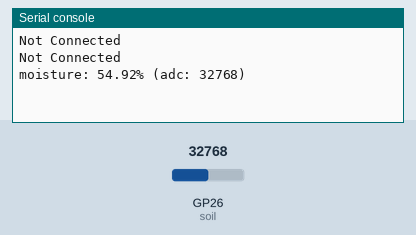
This program was run on a simulated Raspberry Pi Pico running MicroPython. On the bench: the last lines printed to the serial console. The inputs (shaded band) are chosen by the test bench; at power-on: GP26 (soil) = 32768 (analog values on the 0–65535 scale). WiFi joins after 1.5 s; no MQTT or app messages arrive unless stated.

Above: at 3.2 s.
3.3 s: GP26 (soil) set to 45874
At 4.7 s:
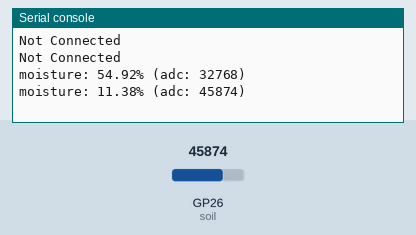
4.8 s: GP26 (soil) set to 49955
At 7.0 s:
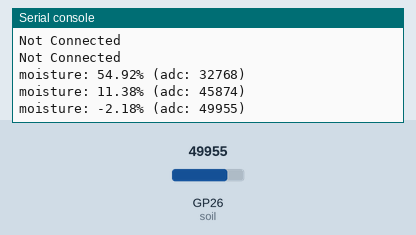
Timing chart, 0 to 8.5 s (numbered marks = the images above; inputs shaded):
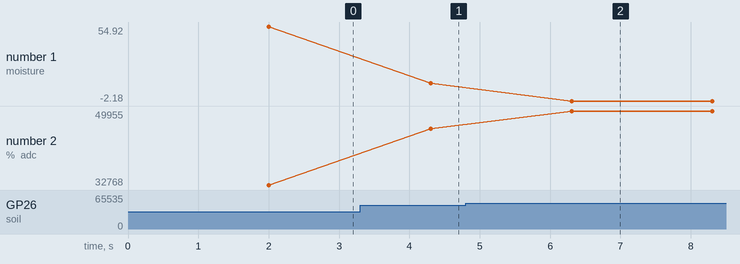

Measured:
- after the input at 3.3 s, the serial console: prints a new line after 1.0 s (image 1)
- after the input at 4.8 s, the serial console: prints a new line after 1.5 s (image 2)
- plotted number 1: 54.92 → 11.38 after the input at 3.3 s, 11.38 → -2.18 after the input at 4.8 s
- plotted number 2: 32768 → 45874 after the input at 3.3 s, 45874 → 49955 after the input at 4.8 s

The program:

main.py
```python
# import required modules
from machine import ADC, Pin
import utime
from time import *
import network
import struct
import BlynkLib
from machine import I2C, Pin


# WiFi credentials
WIFI_SSID = "IoTSoilProject"
WIFI_PASSWORD = "SoilMoisture"

# Blynk authentication token
BLYNK_AUTH = "6P1KZIx2IXc_UYRybGMi4I-HMI3Z06Ka"

# Connect to WiFi network
wifi = network.WLAN(network.STA_IF)
wifi.active(True)
wifi.connect(WIFI_SSID, WIFI_PASSWORD)

# Wait for the connection to be established
while not wifi.isconnected():
    sleep(1)
    print("Not Connected")

# use variables instead of numbers:
soil = ADC(Pin(26)) # Soil moisture PIN reference

#Calibraton values
min_moisture=19200
max_moisture=49300

readDelay = 2 # delay between readings
'''
wlan = network.WLAN(network.STA_IF)
wlan.active(True)
wlan.connect("IoTSoilProject","SoilMoisture")
'''

# Blynk authentication token
#BLYNK_AUTH = "6P1KZIx2IXc_UYRybGMi4I-HMI3Z06Ka"

'''
# connect the network
wait = 10
while wait > 0:
    if wlan.status() < 0 or wlan.status() >= 3:
        break
    wait -= 1
    print('waiting for connection...')
    utime.sleep(5)

# Handle connection error
if wlan.status() != 3:
    raise RuntimeError('wifi connection failed')
else:
    print('connected')
    ip=wlan.ifconfig()[0]
    print('IP: ', ip)
 '''
# Initialize Blynk
blynk = BlynkLib.Blynk(BLYNK_AUTH)

# Run the main loop
while True:
    # read moisture value and convert to percentage into the calibration range
    moisture = (max_moisture-soil.read_u16())*100/(max_moisture-min_moisture)
    # print values
    print("moisture: " + "%.2f" % moisture +"% (adc: "+str(soil.read_u16())+")")

    # Send sensor data to Blynk
    blynk.virtual_write(0, moisture)  # virtual pin 1 for temperature

    # Run Blynk
    blynk.run()

    utime.sleep(readDelay) # set a delay between readings
```
